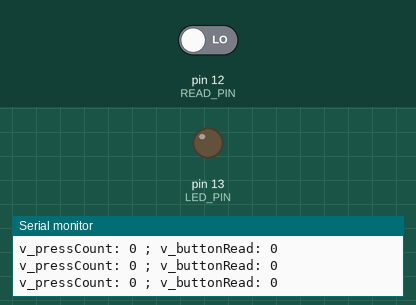
Bench run of a program on a simulated Arduino Uno, built with avr-gcc and run on an emulated ATmega328P. On the bench: output pins drawn as LEDs (lit = HIGH), the last lines printed to the serial monitor. The test bench sets the inputs (shaded band); at power-on: pin 12 (READ_PIN) LOW.

Above: at 1.2 s.
1.3 s: pin 12 (READ_PIN) driven HIGH
At 2.5 s:
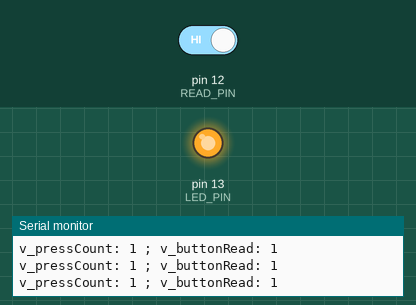
Timing chart, 0 to 4.3 s (numbered marks = the images above; inputs shaded):
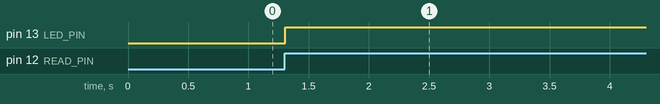

Measured:
- after the input at 1.3 s, pin 13 (LED_PIN): LOW → HIGH at once

The program:

main.cpp
```cpp
#include <Arduino.h>
#include "ToggleButton.h"

int READ_PIN=12;
int LED_PIN=LED_BUILTIN;

boolean v_ledOn = false;

void toggleLed(int pressCount) { v_ledOn = !v_ledOn; }
mz::ToggleButton v_toggle(&toggleLed);

int v_buttonRead;
int v_pressCount;

void setup() {
  pinMode(READ_PIN, INPUT);
  pinMode(LED_PIN, OUTPUT);

  Serial.begin(9600);
  while(!Serial){};
}

void loop() {
  v_buttonRead= digitalRead(READ_PIN);

  v_toggle.update(v_buttonRead);

  v_pressCount = v_toggle.getPressCount();

  Serial.print("v_pressCount: ");Serial.print(v_pressCount);Serial.print(" ; v_buttonRead: ");Serial.println(v_buttonRead);

  digitalWrite(LED_PIN, v_ledOn);

  delay(100);
}


// #include <Arduino.h>
// #include "ToggleButton.h"

// int READ_PIN=PIN4;
// int LED_PIN=PIN3;

// boolean v_ledOn = false;

// void dimLed(int);

// mz::ToggleButton v_toggle(&dimLed);

// int v_buttonRead;
// int v_pressCount;

// void setup() {
//   pinMode(READ_PIN, INPUT);
//   pinMode(LED_PIN, OUTPUT);

//   Serial.begin(9600);
//   while(!Serial){};
// }

// void loop() {
//   v_buttonRead= digitalRead(READ_PIN);

//   v_toggle.update(v_buttonRead);

//   v_pressCount = v_toggle.getPressCount();

//   Serial.print("v_pressCount: ");Serial.print(v_pressCount);Serial.print(" ; v_buttonRead: ");Serial.println(v_buttonRead);

//   digitalWrite(LED_PIN, v_ledOn);

//   delay(100);
// }

// void dimLed(int pressCount) { v_ledOn = !v_ledOn; }
```

ToggleButton.h
```cpp
#ifndef TOGGLEBTN_H
#define TOGGLEBTN_H

namespace mz
{
    class ToggleButton {
        private:
            bool toggleOn; // keeps track of toggling
            int pressCount;
            void (*toggleAction)(int); // Action to apply when toggle happens


        public:
            ToggleButton(void (*toggleAction)(int));

            /* To be called on every loop cycle. @param buttonRead Value of button read. */
            void update(int buttonRead);

            int getPressCount();
    };
} // namespace mz

#endif
```

ToggleButton.cpp
```cpp
#include "ToggleButton.h"

mz::ToggleButton::ToggleButton(void (*toggleAction)(int)) : toggleOn{false}, pressCount{0} , toggleAction{toggleAction} {};

void mz::ToggleButton::update(int buttonRead) {
    // Button was NOT being pressed and NOW it IS PRESSED
    if(!toggleOn && buttonRead) {
        toggleOn = true;
        pressCount++;
        this->toggleAction(pressCount);
    }

    // Button WAS pressed and NOW it is RELEASED
    if(toggleOn && !buttonRead) {
        toggleOn = false;
    }
}

int mz::ToggleButton::getPressCount() {
    return this->pressCount;
}
```
